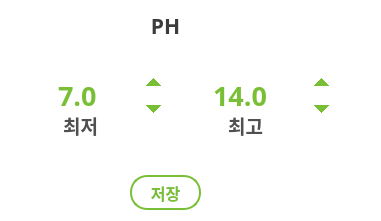
      <widget class="QFrame" name="frame_53">
       <property name="geometry">
        <rect>
         <x>360</x>
         <y>240</y>
         <width>381</width>
         <height>221</height>
        </rect>
       </property>
       <property name="styleSheet">
        <string notr="true">border:transparent;
background:transparent</string>
       </property>
       <property name="frameShape">
        <enum>QFrame::StyledPanel</enum>
       </property>
       <property name="frameShadow">
        <enum>QFrame::Raised</enum>
       </property>
       <widget class="QLabel" name="label_54">
        <property name="geometry">
         <rect>
          <x>145</x>
          <y>10</y>
          <width>41</width>
          <height>31</height>
         </rect>
        </property>
        <property name="font">
         <font>
          <family>나눔스퀘어 Bold</family>
          <pointsize>16</pointsize>
          <weight>75</weight>
          <bold>true</bold>
         </font>
        </property>
        <property name="styleSheet">
         <string notr="true">background:transparent;
color:rgb(60,60,60)</string>
        </property>
        <property name="text">
         <string>PH</string>
        </property>
        <property name="alignment">
         <set>Qt::AlignCenter</set>
        </property>
       </widget>
       <widget class="QFrame" name="frame_64">
        <property name="geometry">
         <rect>
          <x>10</x>
          <y>40</y>
          <width>161</width>
          <height>141</height>
         </rect>
        </property>
        <property name="frameShape">
         <enum>QFrame::StyledPanel</enum>
        </property>
        <property name="frameShadow">
         <enum>QFrame::Raised</enum>
        </property>
        <widget class="QGraphicsView" name="graphicsView_51">
         <property name="geometry">
          <rect>
           <x>5</x>
           <y>0</y>
           <width>127</width>
           <height>127</height>
          </rect>
         </property>
         <property name="styleSheet">
          <string notr="true">background:url(:/img/resources/green_o.png);
border:transparent</string>
         </property>
        </widget>
        <widget class="QLabel" name="label_102">
         <property name="geometry">
          <rect>
           <x>40</x>
           <y>70</y>
           <width>61</width>
           <height>31</height>
          </rect>
         </property>
         <property name="font">
          <font>
           <family>나눔스퀘어 Bold</family>
           <pointsize>14</pointsize>
           <weight>75</weight>
           <bold>true</bold>
          </font>
         </property>
         <property name="styleSheet">
          <string notr="true">background:transparent;
color:rgb(80,80,80)</string>
         </property>
         <property name="text">
          <string>최저</string>
         </property>
         <property name="alignment">
          <set>Qt::AlignCenter</set>
         </property>
        </widget>
        <widget class="QDoubleSpinBox" name="ph_l">
         <property name="geometry">
          <rect>
           <x>10</x>
           <y>30</y>
           <width>151</width>
           <height>51</height>
          </rect>
         </property>
         <property name="font">
          <font>
           <family>나눔스퀘어 Bold</family>
           <pointsize>20</pointsize>
           <weight>75</weight>
           <bold>true</bold>
          </font>
         </property>
         <property name="styleSheet">
          <string notr="true">QDoubleSpinBox{
color:rgb(121,191,53);
selection-color : rgb(121,191,53);
selection-background-color : white;
}
QDoubleSpinBox::down-button {
color:rgb(121,191,53);
width: 35px;

}
QDoubleSpinBox::up-button {
color:rgb(121,191,53);
width: 35px;

}</string>
         </property>
         <property name="alignment">
          <set>Qt::AlignCenter</set>
         </property>
         <property name="decimals">
          <number>1</number>
         </property>
         <property name="maximum">
          <double>13.900000000000000</double>
         </property>
         <property name="singleStep">
          <double>0.100000000000000</double>
         </property>
         <property name="value">
          <double>7.000000000000000</double>
         </property>
        </widget>
       </widget>
       <widget class="QFrame" name="frame_65">
        <property name="geometry">
         <rect>
          <x>180</x>
          <y>40</y>
          <width>151</width>
          <height>141</height>
         </rect>
        </property>
        <property name="frameShape">
         <enum>QFrame::StyledPanel</enum>
        </property>
        <property name="frameShadow">
         <enum>QFrame::Raised</enum>
        </property>
        <widget class="QGraphicsView" name="graphicsView_52">
         <property name="geometry">
          <rect>
           <x>0</x>
           <y>0</y>
           <width>127</width>
           <height>127</height>
          </rect>
         </property>
         <property name="styleSheet">
          <string notr="true">background:url(:/img/resources/green_o.png);
border:transparent</string>
         </property>
        </widget>
        <widget class="QLabel" name="label_103">
         <property name="geometry">
          <rect>
           <x>35</x>
           <y>70</y>
           <width>61</width>
           <height>31</height>
          </rect>
         </property>
         <property name="font">
          <font>
           <family>나눔스퀘어 Bold</family>
           <pointsize>14</pointsize>
           <weight>75</weight>
           <bold>true</bold>
          </font>
         </property>
         <property name="styleSheet">
          <string notr="true">background:transparent;
color:rgb(80,80,80)</string>
         </property>
         <property name="text">
          <string>최고</string>
         </property>
         <property name="alignment">
          <set>Qt::AlignCenter</set>
         </property>
        </widget>
        <widget class="QDoubleSpinBox" name="ph_h">
         <property name="geometry">
          <rect>
           <x>-2</x>
           <y>30</y>
           <width>161</width>
           <height>51</height>
          </rect>
         </property>
         <property name="font">
          <font>
           <family>나눔스퀘어 Bold</family>
           <pointsize>20</pointsize>
           <weight>75</weight>
           <bold>true</bold>
          </font>
         </property>
         <property name="styleSheet">
          <string notr="true">QDoubleSpinBox{
color:rgb(121,191,53);
selection-color : rgb(121,191,53);
selection-background-color : white;
}
QDoubleSpinBox::down-button {
color:rgb(121,191,53);
width: 35px;

}
QDoubleSpinBox::up-button {
color:rgb(121,191,53);
width: 35px;

}</string>
         </property>
         <property name="alignment">
          <set>Qt::AlignCenter</set>
         </property>
         <property name="decimals">
          <number>1</number>
         </property>
         <property name="maximum">
          <double>14.000000000000000</double>
         </property>
         <property name="singleStep">
          <double>0.100000000000000</double>
         </property>
         <property name="value">
          <double>14.000000000000000</double>
         </property>
        </widget>
       </widget>
       <widget class="QPushButton" name="save_ph">
        <property name="geometry">
         <rect>
          <x>130</x>
          <y>175</y>
          <width>71</width>
          <height>35</height>
         </rect>
        </property>
        <property name="font">
         <font>
          <family>나눔고딕</family>
          <pointsize>12</pointsize>
          <weight>75</weight>
          <bold>true</bold>
         </font>
        </property>
        <property name="styleSheet">
         <string notr="true">QPushButton{border-radius : 17px;
border : 2px solid rgb(121,191,53);
color:rgb(121,191,53);
background-color:white;}
QPushButton:pressed{
border-radius : 17px;
border : 2px solid rgb(130,255,75);
border:transparent;
background-color:qlineargradient(spread:pad, x1:0.15, y1:0.15, x2:1, y2:1, stop:0 rgba(177, 220, 61, 255), stop:1 rgba(41, 191, 61, 247));
color:white;
}
</string>
        </property>
        <property name="text">
         <string>저장</string>
        </property>
        <property name="checkable">
         <bool>true</bool>
        </property>
       </widget>
      </widget>
